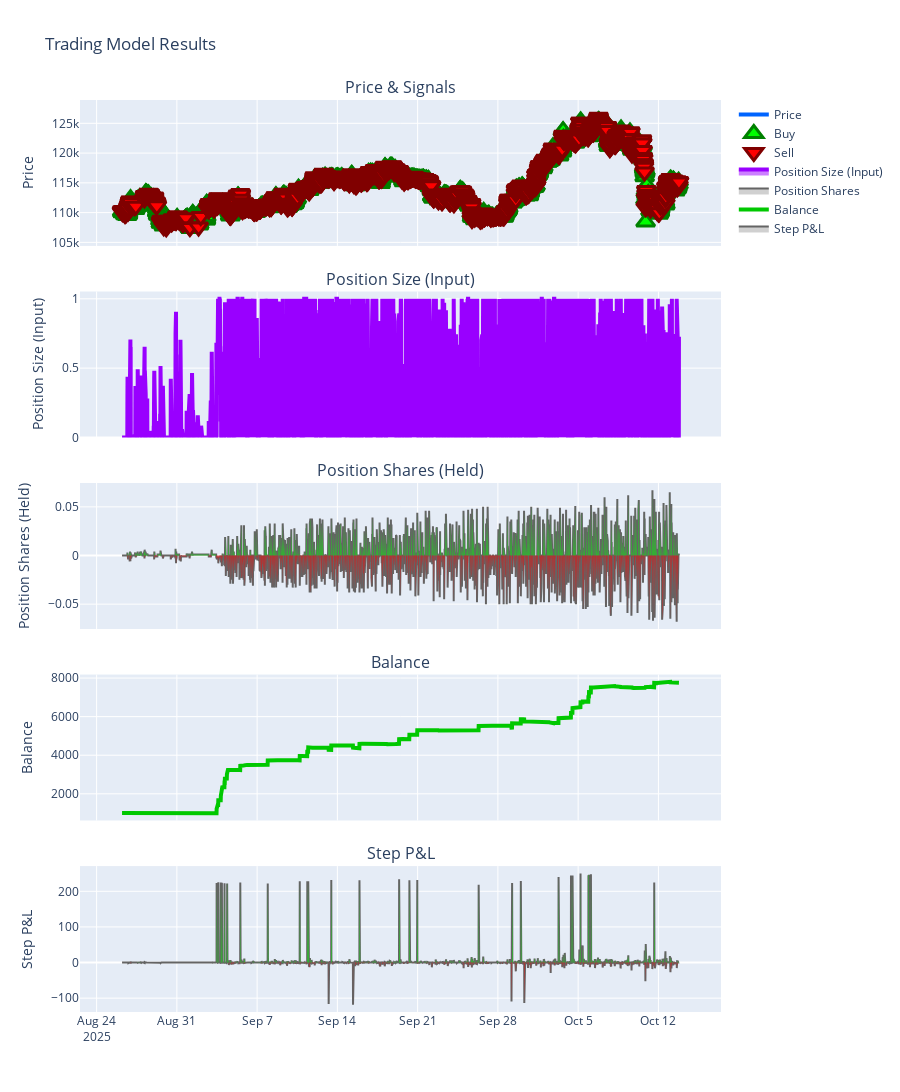

Write notebook code for a chart like this one.
### Code cell
# Section 6: Complete Model Test Report with Updated Charts
print("📋 Generating Complete Test Report with Updated Interactive Charts...")
print("=" * 70)

# Import our clean testing solution
from src.reporting.model_test_report import quick_test_model

# Run model test - charts will display directly in notebook
print("🚀 Running model test with improved chart design...")

quick_test_model(
    model_dir='models/rl_optimized',
    symbol='BTCUSDT', 
    test_candles=5000  # Use 1500+ for better trade visualizationRecalculating higher timeframe
)

### Figure 1 — Plotly figure (JSON) as saved in the notebook; plotly's stock layout.template omitted (floating-point values rounded to 4 significant figures; data arrays with more than 128 entries replaced by an {"elided": "..."} marker saying what was removed)
{"data": [{"line": {"color": "rgb(0, 100, 255)", "width": 4}, "mode": "lines", "name": "Price", "type": "scatter", "x": {"elided": "4664 str values"}, "xaxis": "x", "y": {"elided": "4664 float values"}, "yaxis": "y"}, {"marker": {"color": "rgb(0, 255, 0)", "line": {"color": "rgb(0, 128, 0)", "width": 3}, "size": 16, "symbol": "triangle-up"}, "mode": "markers", "name": "Buy", "type": "scatter", "x": {"elided": "1788 str values"}, "xaxis": "x", "y": {"elided": "1788 float values"}, "yaxis": "y"}, {"marker": {"color": "rgb(255, 0, 0)", "line": {"color": "rgb(128, 0, 0)", "width": 3}, "size": 16, "symbol": "triangle-down"}, "mode": "markers", "name": "Sell", "type": "scatter", "x": {"elided": "2624 str values"}, "xaxis": "x", "y": {"elided": "2624 float values"}, "yaxis": "y"}, {"fill": "tozeroy", "fillcolor": "rgba(153, 0, 255, 0.5)", "line": {"color": "rgb(153, 0, 255)", "width": 4}, "mode": "lines", "name": "Position Size (Input)", "type": "scatter", "x": {"elided": "4664 str values"}, "xaxis": "x2", "y": {"elided": "4664 float values"}, "yaxis": "y2"}, {"fill": "tozeroy", "fillcolor": "rgba(100, 100, 100, 0.3)", "line": {"color": "rgb(100, 100, 100)", "width": 2}, "mode": "lines", "name": "Position Shares", "type": "scatter", "x": {"elided": "4664 str values"}, "xaxis": "x3", "y": {"elided": "4664 float values"}, "yaxis": "y3"}, {"fill": "tozeroy", "fillcolor": "rgba(0, 255, 0, 0.5)", "line": {"color": "rgb(0, 255, 0)", "width": 0}, "mode": "lines", "name": "Long", "showlegend": false, "type": "scatter", "x": {"elided": "4664 str values"}, "xaxis": "x3", "y": {"elided": "4664 float values"}, "yaxis": "y3"}, {"fill": "tozeroy", "fillcolor": "rgba(255, 0, 0, 0.5)", "line": {"color": "rgb(255, 0, 0)", "width": 0}, "mode": "lines", "name": "Short", "showlegend": false, "type": "scatter", "x": {"elided": "4664 str values"}, "xaxis": "x3", "y": {"elided": "4664 float values"}, "yaxis": "y3"}, {"line": {"color": "rgb(0, 200, 0)", "width": 4}, "mode": "lines", "name": "Balance", "type": "scatter", "x": {"elided": "4664 str values"}, "xaxis": "x4", "y": {"elided": "4664 float values"}, "yaxis": "y4"}, {"fill": "tozeroy", "fillcolor": "rgba(100, 100, 100, 0.3)", "line": {"color": "rgb(100, 100, 100)", "width": 2}, "mode": "lines", "name": "Step P&L", "type": "scatter", "x": {"elided": "4664 str values"}, "xaxis": "x5", "y": {"elided": "4664 float values"}, "yaxis": "y5"}, {"fill": "tozeroy", "fillcolor": "rgba(0, 255, 0, 0.5)", "line": {"color": "rgb(0, 255, 0)", "width": 0}, "mode": "lines", "name": "Profit", "showlegend": false, "type": "scatter", "x": {"elided": "4664 str values"}, "xaxis": "x5", "y": {"elided": "4664 float values"}, "yaxis": "y5"}, {"fill": "tozeroy", "fillcolor": "rgba(255, 0, 0, 0.5)", "line": {"color": "rgb(255, 0, 0)", "width": 0}, "mode": "lines", "name": "Loss", "showlegend": false, "type": "scatter", "x": {"elided": "4664 str values"}, "xaxis": "x5", "y": {"elided": "4664 float values"}, "yaxis": "y5"}], "layout": {"annotations": [{"font": {"size": 16}, "showarrow": false, "text": "Price & Signals", "x": 0.5, "xanchor": "center", "xref": "paper", "y": 1, "yanchor": "bottom", "yref": "paper"}, {"font": {"size": 16}, "showarrow": false, "text": "Position Size (Input)", "x": 0.5, "xanchor": "center", "xref": "paper", "y": 0.79, "yanchor": "bottom", "yref": "paper"}, {"font": {"size": 16}, "showarrow": false, "text": "Position Shares (Held)", "x": 0.5, "xanchor": "center", "xref": "paper", "y": 0.58, "yanchor": "bottom", "yref": "paper"}, {"font": {"size": 16}, "showarrow": false, "text": "Balance", "x": 0.5, "xanchor": "center", "xref": "paper", "y": 0.37, "yanchor": "bottom", "yref": "paper"}, {"font": {"size": 16}, "showarrow": false, "text": "Step P&L", "x": 0.5, "xanchor": "center", "xref": "paper", "y": 0.16, "yanchor": "bottom", "yref": "paper"}], "height": 1100, "title": {"text": "Trading Model Results"}, "xaxis": {"anchor": "y", "domain": [0, 1], "matches": "x5", "showticklabels": false}, "xaxis2": {"anchor": "y2", "domain": [0, 1], "matches": "x5", "showticklabels": false}, "xaxis3": {"anchor": "y3", "domain": [0, 1], "matches": "x5", "showticklabels": false}, "xaxis4": {"anchor": "y4", "domain": [0, 1], "matches": "x5", "showticklabels": false}, "xaxis5": {"anchor": "y5", "domain": [0, 1]}, "yaxis": {"anchor": "x", "domain": [0.84, 1], "title": {"text": "Price"}}, "yaxis2": {"anchor": "x2", "domain": [0.63, 0.79], "title": {"text": "Position Size (Input)"}}, "yaxis3": {"anchor": "x3", "domain": [0.42, 0.58], "title": {"text": "Position Shares (Held)"}}, "yaxis4": {"anchor": "x4", "domain": [0.21, 0.37], "title": {"text": "Balance"}}, "yaxis5": {"anchor": "x5", "domain": [0, 0.16], "title": {"text": "Step P&L"}}}}
